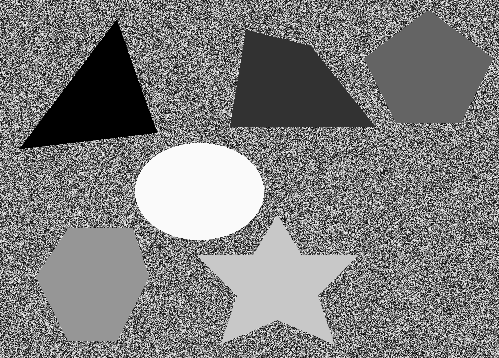
#> input picture kadai7.bmp, 499 x 358 px
$ jupyter execute 07_CalculationOfAreaOfFigure.ipynb
#> lines starting #> are read from the running program, lines starting #| are printed output that depends on the picture; after the words box and inside, x2 and y2 are one past the last pixel; in counts of white or black regions, pixels touching at a corner belong together
# 課題7. 図形の面積の計算

1. ソースコードを改変し，画像中の6つの各図形の面積（画素数）を計算しなさい．
    - 計算するのは面積の合計ではなく，各図形の面積であることに注意してください．
    - 一度の実行で6つの面積を一気に計算するプログラムである必要はありません．値を変え，6回実行する形式で構いません．
2. !レポート!　作成したプログラムによってどのような処理が行われているのかを分かりやすく説明しなさい．

[cell 1]
from pylab import *
from cv2 import imread

# ローカルディレクトリにDLした画像を読み込み
gazo = imread( "kadai7.bmp", 0 )
#> gazo is the input picture: shape (358, 499); min 0, max 250, mean 125.8
cnt = zeros(256)
area = {}
cnt2 = {}

print("変換前の画像")
imshow(gazo, cmap="gray", vmin=0, vmax=255)
show()

# ヒストグラムを表示
print("変換前のヒストグラム")
hist( gazo.flatten(), 256, (0,255) )
show()
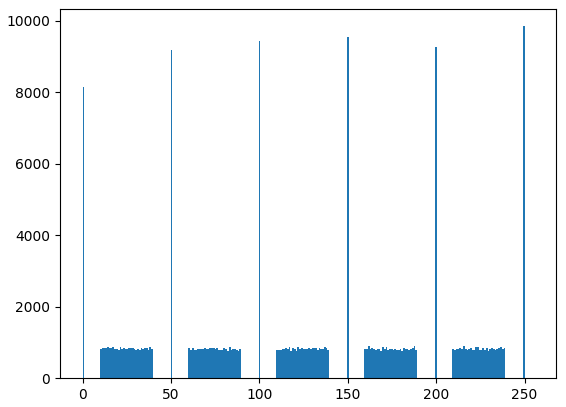
#> figure drawn by matplotlib, 1 panel; tallest bar 9841 high, from x = 249 to 250

# 数値化された画像データから値毎の出現数を計数する
for y in range(0,358):
    for x in range(0,499):
        cnt[gazo[y][x]] += 1

# 孤立した値を固有の図形として面積として計数する
for i, x in enumerate(cnt):
    if cnt[i] != 0 and cnt[i - 1] == 0 and cnt[i + 1] == 0:
        area[i] = x

# 計数対象の図形のピクセル数が取得できている事を確認する
menseki = 0
for y in range(0,358):
    for x in range(0,499):
        ######### ここを変更 ############
        if gazo[y][x] in area:
            # 計数対象の図形のグレースケールを255へ上書きする
            gazo[y][x] = 255
        else:
            gazo[y][x] = 0
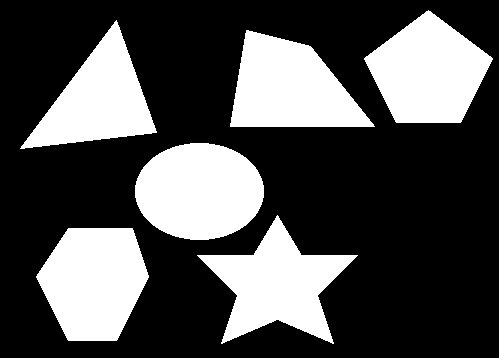
#> gazo: shape (358, 499); 31% white; 6 white regions, box (x1, y1, x2, y2) and area: (135, 143, 264, 240) 9841, (36, 228, 149, 341) 9545, (364, 10, 493, 123) 9425, (197, 215, 358, 344) 9265, (230, 30, 375, 127) 9185, (20, 20, 157, 149) 8145
        #############################

print(menseki)
# 画素値を表示する
print("変換後の画像")
imshow(gazo, cmap="gray", vmin=0, vmax=255)
show()

for k in area.keys():
    print("グレースケール" + str(k) + "の図形の面積：" + str(area[k]) + '[px]')

$ run again, with kadai5.bmp copied over kadai7.bmp
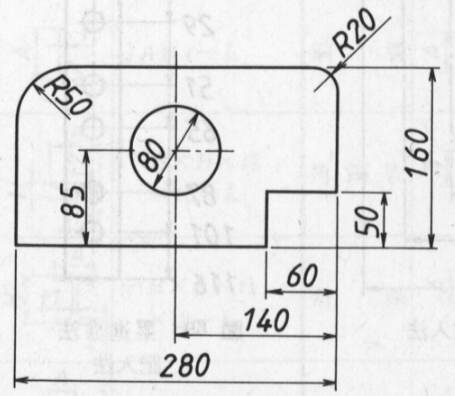
#> input picture kadai5.bmp, 455 x 396 px
#> gazo is the input picture: shape (396, 455); min 33, max 252, mean 228.6
#> `show()`:
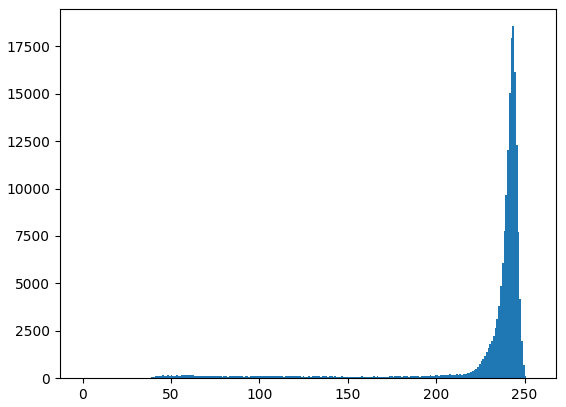
#> figure drawn by matplotlib, 1 panel; tallest bar 18559 high, from x = 243 to 244

$ run again, with kadai6.bmp copied over kadai7.bmp
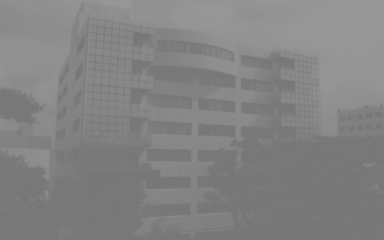
#> input picture kadai6.bmp, 384 x 240 px
#> gazo is the input picture: shape (240, 384); min 118, max 152, mean 130.5
#> `show()`:
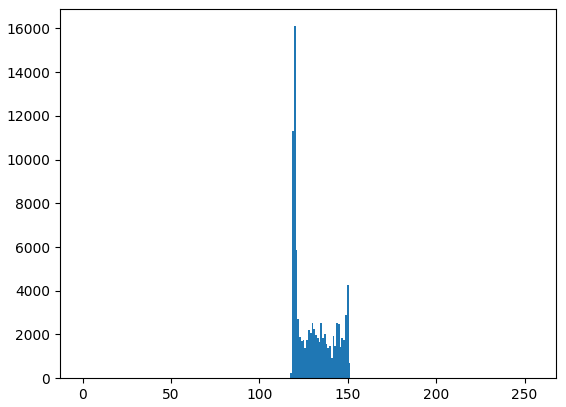
#> figure drawn by matplotlib, 1 panel; tallest bar 16102 high, from x = 119.5 to 120.5
